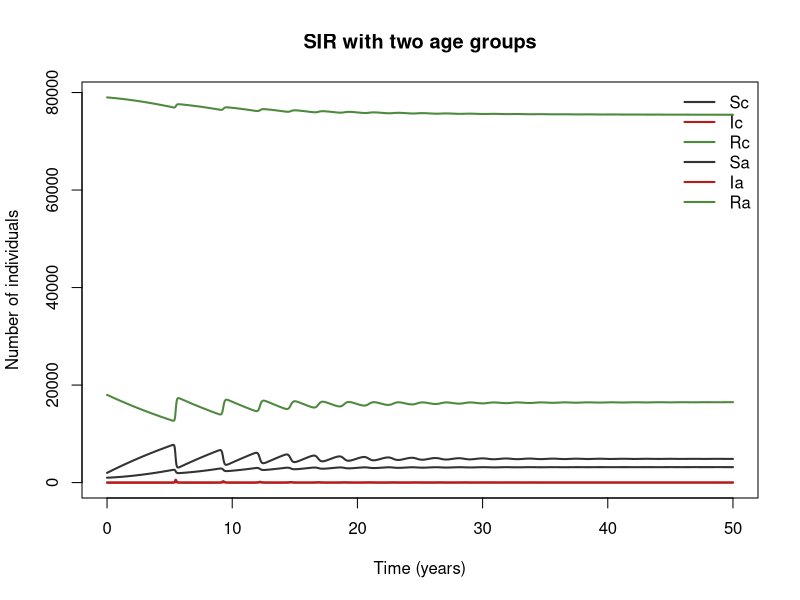

Write R code to recreate this figure.
## SIR with two age groups
## Children and adults with a who-acquires-infection-from-whom (WAIFW) matrix and ageing.
## Reference: Anderson & May (1991), Infectious Diseases of Humans, ch. 9; Keeling & Rohani (2008), Modeling Infectious Diseases in Humans and Animals, §3.1
##
## Generated from a compartmental model diagram (model format v1).
## Regenerating from the same diagram always gives this exact file.
##
## Compartments: Sc, Ic, Rc, Sa, Ia, Ra
## Flows (time unit: years):
##   (outside) -> Sc  : mu * N
##   Sc -> Ic         : lam_c * Sc
##   Ic -> Rc         : gamma * Ic
##   Sa -> Ia         : lam_a * Sa
##   Ia -> Ra         : gamma * Ia
##   Sc -> Sa         : ageing * Sc
##   Ic -> Ia         : ageing * Ic
##   Rc -> Ra         : ageing * Rc
##   Sa -> (outside)  : mu_a * Sa
##   Ia -> (outside)  : mu_a * Ia
##   Ra -> (outside)  : mu_a * Ra

library(deSolve)

# ---- Time ------------------------------------------------------------
times <- seq(0, 50, by = 0.02)  # years

# ---- Parameters ------------------------------------------------------
parameters <- c(
  b_cc = 1000,      # transmission child -> child per year
  b_ca = 300,       # transmission adult -> child per year
  b_ac = 300,       # transmission child -> adult per year
  b_aa = 400,       # transmission adult -> adult per year
  gamma = 365 / 7,  # recovery rate per year
  ageing = 1 / 15,  # rate of moving from child to adult per year
  mu = 1 / 70       # birth rate per year (deaths in adults keep N constant)
)

# ---- Initial conditions ----------------------------------------------
state <- c(
  Sc = 2000,   # Susceptible children
  Ic = 10,     # Infectious children
  Rc = 17990,  # Recovered children
  Sa = 1000,   # Susceptible adults
  Ia = 0,      # Infectious adults
  Ra = 79000   # Recovered adults
)

# ---- Model equations -------------------------------------------------
sir_two_age_model <- function(t, state, parameters) {
  with(as.list(c(state, parameters)), {
    # Total population
    N <- Sc + Ic + Rc + Sa + Ia + Ra

    # Derived quantities
    lam_c <- (b_cc * Ic + b_ca * Ia) / N  # force of infection on children
    lam_a <- (b_ac * Ic + b_aa * Ia) / N  # force of infection on adults
    mu_a <- mu * N / (Sa + Ia + Ra)       # adult death rate balancing births

    # Rates of change
    dSc <- mu * N - lam_c * Sc - ageing * Sc
    dIc <- lam_c * Sc - gamma * Ic - ageing * Ic
    dRc <- gamma * Ic - ageing * Rc
    dSa <- -lam_a * Sa + ageing * Sc - mu_a * Sa
    dIa <- lam_a * Sa - gamma * Ia + ageing * Ic - mu_a * Ia
    dRa <- gamma * Ia + ageing * Rc - mu_a * Ra

    list(c(dSc, dIc, dRc, dSa, dIa, dRa))
  })
}

# ---- Solve -----------------------------------------------------------
out <- ode(y = state, times = times, func = sir_two_age_model, parms = parameters)
out <- as.data.frame(out)

# ---- Plot ------------------------------------------------------------
compartment_cols <- c(Sc = "#333333", Ic = "#B71C1C", Rc = "#4E8A3E", Sa = "#333333", Ia = "#B71C1C", Ra = "#4E8A3E")
matplot(out$time, out[, names(compartment_cols)], type = "l", lty = 1, lwd = 2,
        col = compartment_cols, xlab = "Time (years)", ylab = "Number of individuals",
        main = "SIR with two age groups")
legend("topright", legend = names(compartment_cols), col = compartment_cols,
       lty = 1, lwd = 2, bty = "n")
